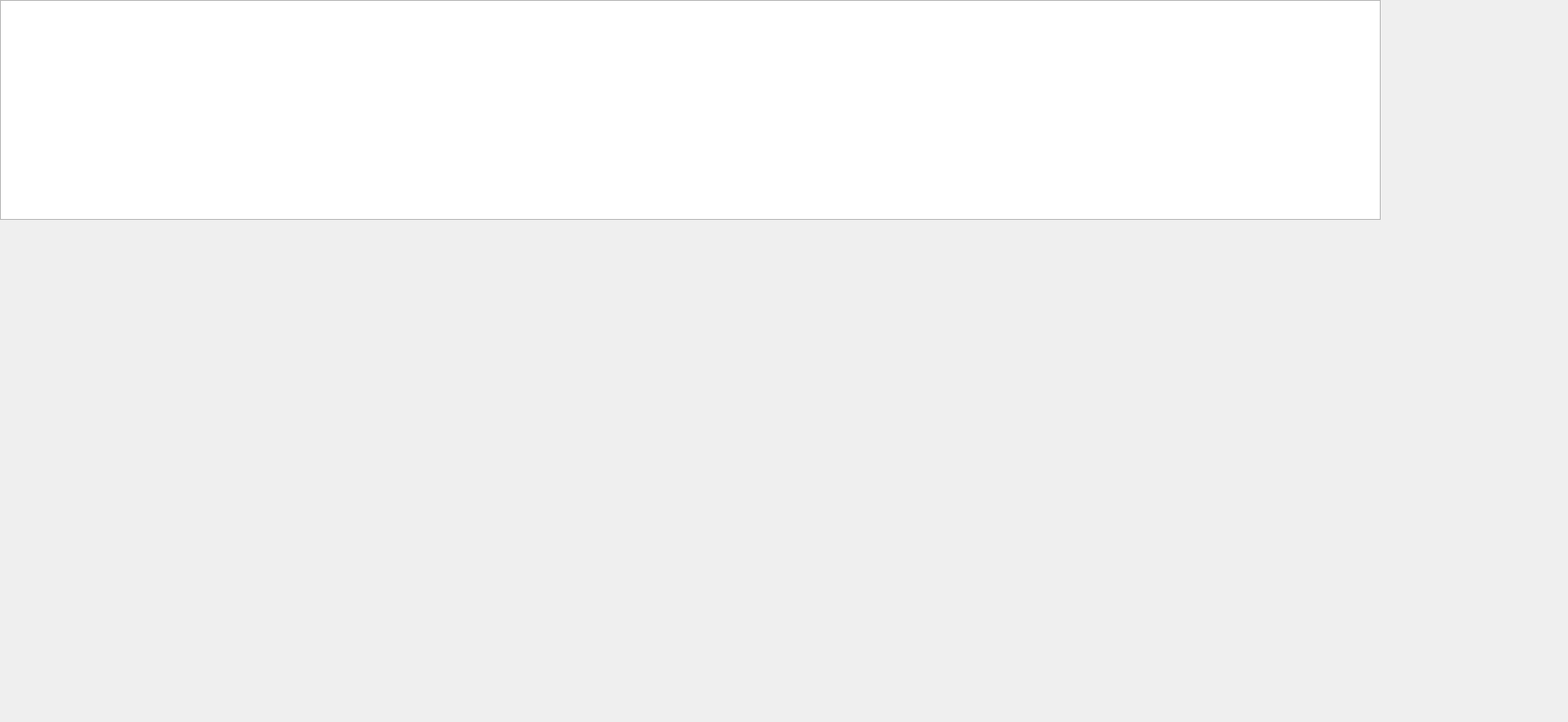
<?xml version="1.0" encoding="UTF-8"?>
<ui version="4.0">
 <class>Table</class>
 <widget class="QWidget" name="Table">
  <property name="geometry">
   <rect>
    <x>0</x>
    <y>0</y>
    <width>1783</width>
    <height>821</height>
   </rect>
  </property>
  <property name="windowTitle">
   <string>Form</string>
  </property>
  <widget class="QTableView" name="tableView">
   <property name="geometry">
    <rect>
     <x>0</x>
     <y>0</y>
     <width>1570</width>
     <height>250</height>
    </rect>
   </property>
   <property name="sizePolicy">
    <sizepolicy hsizetype="Fixed" vsizetype="Fixed">
     <horstretch>0</horstretch>
     <verstretch>0</verstretch>
    </sizepolicy>
   </property>
   <property name="minimumSize">
    <size>
     <width>1570</width>
     <height>250</height>
    </size>
   </property>
   <property name="maximumSize">
    <size>
     <width>1570</width>
     <height>250</height>
    </size>
   </property>
  </widget>
 </widget>
 <resources/>
 <connections/>
</ui>
